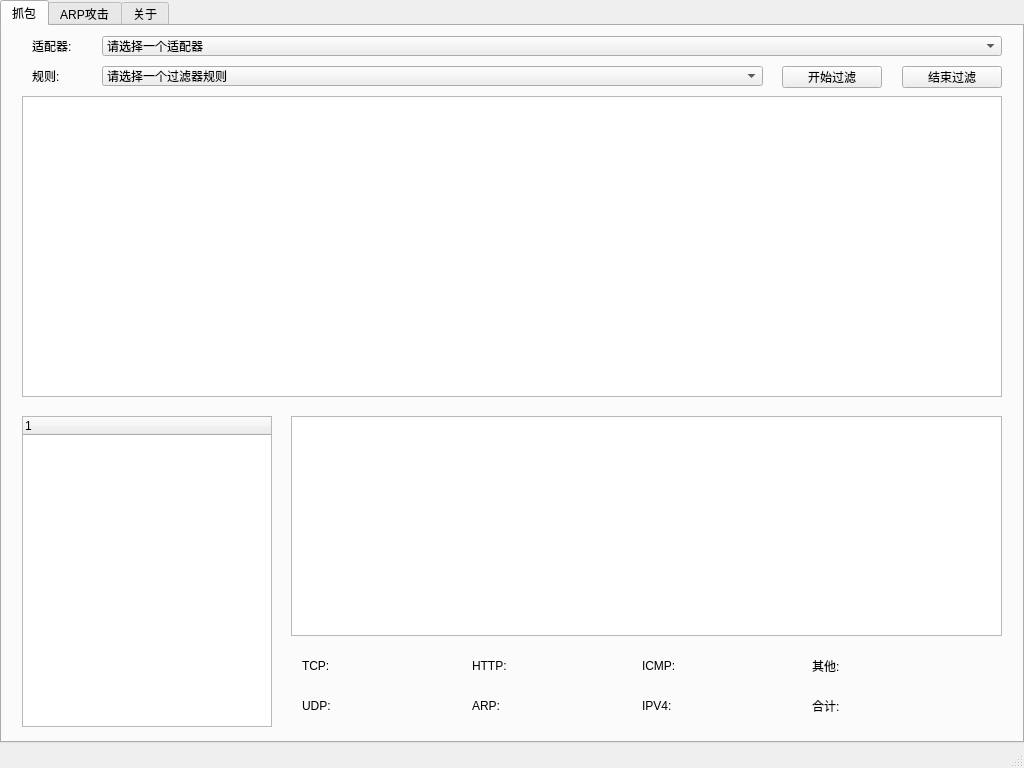
<?xml version="1.0" encoding="UTF-8"?>
<ui version="4.0">
 <class>MainWindow</class>
 <widget class="QMainWindow" name="MainWindow">
  <property name="geometry">
   <rect>
    <x>0</x>
    <y>0</y>
    <width>1024</width>
    <height>768</height>
   </rect>
  </property>
  <property name="minimumSize">
   <size>
    <width>1024</width>
    <height>768</height>
   </size>
  </property>
  <property name="maximumSize">
   <size>
    <width>1024</width>
    <height>768</height>
   </size>
  </property>
  <property name="windowTitle">
   <string>LeoSniffer</string>
  </property>
  <widget class="QWidget" name="centralWidget">
   <property name="minimumSize">
    <size>
     <width>1024</width>
     <height>743</height>
    </size>
   </property>
   <property name="maximumSize">
    <size>
     <width>1024</width>
     <height>743</height>
    </size>
   </property>
   <widget class="QTabWidget" name="tabWidget">
    <property name="geometry">
     <rect>
      <x>0</x>
      <y>0</y>
      <width>1024</width>
      <height>743</height>
     </rect>
    </property>
    <property name="minimumSize">
     <size>
      <width>1024</width>
      <height>743</height>
     </size>
    </property>
    <property name="maximumSize">
     <size>
      <width>1024</width>
      <height>743</height>
     </size>
    </property>
    <property name="contextMenuPolicy">
     <enum>Qt::DefaultContextMenu</enum>
    </property>
    <property name="tabPosition">
     <enum>QTabWidget::North</enum>
    </property>
    <property name="tabShape">
     <enum>QTabWidget::Rounded</enum>
    </property>
    <property name="currentIndex">
     <number>0</number>
    </property>
    <widget class="QWidget" name="tab_1">
     <attribute name="title">
      <string>抓包</string>
     </attribute>
     <widget class="QComboBox" name="comboBox_devs_tab1">
      <property name="geometry">
       <rect>
        <x>100</x>
        <y>10</y>
        <width>900</width>
        <height>20</height>
       </rect>
      </property>
      <item>
       <property name="text">
        <string>请选择一个适配器</string>
       </property>
      </item>
     </widget>
     <widget class="QLabel" name="label_1">
      <property name="geometry">
       <rect>
        <x>30</x>
        <y>10</y>
        <width>60</width>
        <height>20</height>
       </rect>
      </property>
      <property name="text">
       <string>适配器:</string>
      </property>
     </widget>
     <widget class="QLabel" name="label_2">
      <property name="geometry">
       <rect>
        <x>30</x>
        <y>40</y>
        <width>60</width>
        <height>20</height>
       </rect>
      </property>
      <property name="text">
       <string>规则:</string>
      </property>
     </widget>
     <widget class="QComboBox" name="comboBox_filter_tab1">
      <property name="geometry">
       <rect>
        <x>100</x>
        <y>40</y>
        <width>661</width>
        <height>20</height>
       </rect>
      </property>
      <item>
       <property name="text">
        <string>请选择一个过滤器规则</string>
       </property>
      </item>
     </widget>
     <widget class="QPushButton" name="pushButton_startPcap_tab1">
      <property name="geometry">
       <rect>
        <x>780</x>
        <y>40</y>
        <width>100</width>
        <height>22</height>
       </rect>
      </property>
      <property name="text">
       <string>开始过滤</string>
      </property>
     </widget>
     <widget class="QPushButton" name="pushButton_stopPcap_tab1">
      <property name="geometry">
       <rect>
        <x>900</x>
        <y>40</y>
        <width>100</width>
        <height>22</height>
       </rect>
      </property>
      <property name="text">
       <string>结束过滤</string>
      </property>
     </widget>
     <widget class="QTreeWidget" name="treeWidget_tab1">
      <property name="geometry">
       <rect>
        <x>20</x>
        <y>390</y>
        <width>250</width>
        <height>311</height>
       </rect>
      </property>
     </widget>
     <widget class="QTextEdit" name="textEdit_tab1">
      <property name="geometry">
       <rect>
        <x>289</x>
        <y>390</y>
        <width>711</width>
        <height>220</height>
       </rect>
      </property>
     </widget>
     <widget class="QTableView" name="tableView_tab1">
      <property name="geometry">
       <rect>
        <x>20</x>
        <y>70</y>
        <width>980</width>
        <height>301</height>
       </rect>
      </property>
     </widget>
     <widget class="QLabel" name="label_TCP_tab1">
      <property name="geometry">
       <rect>
        <x>300</x>
        <y>630</y>
        <width>150</width>
        <height>20</height>
       </rect>
      </property>
      <property name="text">
       <string>TCP:</string>
      </property>
     </widget>
     <widget class="QLabel" name="label_UDP_tab1">
      <property name="geometry">
       <rect>
        <x>300</x>
        <y>670</y>
        <width>150</width>
        <height>20</height>
       </rect>
      </property>
      <property name="text">
       <string>UDP:</string>
      </property>
     </widget>
     <widget class="QLabel" name="label_HTTP_tab1">
      <property name="geometry">
       <rect>
        <x>470</x>
        <y>630</y>
        <width>150</width>
        <height>20</height>
       </rect>
      </property>
      <property name="text">
       <string>HTTP:</string>
      </property>
     </widget>
     <widget class="QLabel" name="label_ARP_tab1">
      <property name="geometry">
       <rect>
        <x>470</x>
        <y>670</y>
        <width>150</width>
        <height>20</height>
       </rect>
      </property>
      <property name="text">
       <string>ARP:</string>
      </property>
     </widget>
     <widget class="QLabel" name="label_ICMP_tab1">
      <property name="geometry">
       <rect>
        <x>640</x>
        <y>630</y>
        <width>150</width>
        <height>20</height>
       </rect>
      </property>
      <property name="text">
       <string>ICMP:</string>
      </property>
     </widget>
     <widget class="QLabel" name="label_IPV4_tab1">
      <property name="geometry">
       <rect>
        <x>640</x>
        <y>670</y>
        <width>150</width>
        <height>20</height>
       </rect>
      </property>
      <property name="text">
       <string>IPV4:</string>
      </property>
     </widget>
     <widget class="QLabel" name="label_other_tab1">
      <property name="geometry">
       <rect>
        <x>810</x>
        <y>630</y>
        <width>150</width>
        <height>20</height>
       </rect>
      </property>
      <property name="text">
       <string>其他:</string>
      </property>
     </widget>
     <widget class="QLabel" name="label_all_tab1">
      <property name="geometry">
       <rect>
        <x>810</x>
        <y>670</y>
        <width>150</width>
        <height>20</height>
       </rect>
      </property>
      <property name="text">
       <string>合计:</string>
      </property>
     </widget>
    </widget>
    <widget class="QWidget" name="tab_2">
     <attribute name="title">
      <string>ARP攻击</string>
     </attribute>
    </widget>
    <widget class="QWidget" name="tab_3">
     <attribute name="title">
      <string>关于</string>
     </attribute>
    </widget>
   </widget>
  </widget>
  <widget class="QStatusBar" name="statusBar">
   <property name="minimumSize">
    <size>
     <width>1024</width>
     <height>25</height>
    </size>
   </property>
   <property name="maximumSize">
    <size>
     <width>1024</width>
     <height>25</height>
    </size>
   </property>
  </widget>
 </widget>
 <layoutdefault spacing="6" margin="11"/>
 <resources/>
 <connections/>
</ui>
